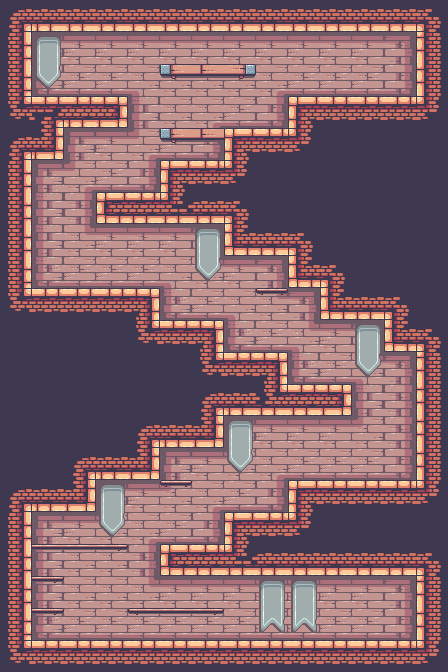

The image is a tile-based game level rendered from a .tmx file. Its description and source (layers, tilesets, objects; grid data summarised) follow:
An orthogonal 14x21 tile map with 32x32 px tiles, 4 tile layers (background, walls, floors, decorations), 3 tilesets and 57 objects (2x pig facing right, 2x patrol pig, spawn, 01_hall, 03_dungeon, ...).

<map version="1.5" tiledversion="1.5.0" orientation="orthogonal" renderorder="right-down" width="14" height="21" tilewidth="32" tileheight="32" infinite="0" nextlayerid="12" nextobjectid="58">
 <tileset firstgid="1" source="terrain.tsx" />
 <tileset firstgid="248" source="outdoor.tsx" />
 <tileset firstgid="428" source="decorations.tsx" />
 <layer id="1" name="background" width="14" height="21">
  <data>[294 cells, 174 non-empty, 16 distinct tile ids]</data>
 </layer>
 <layer id="2" name="walls" width="14" height="21">
  <data>[294 cells, 120 non-empty, 18 distinct tile ids]</data>
 </layer>
 <layer id="4" name="floors" width="14" height="21">
  <data>[294 cells, 72 non-empty, 18 distinct tile ids]</data>
 </layer>
 <layer id="5" name="decorations" width="14" height="21">
  <data>[294 cells, 14 non-empty, 3 distinct tile ids]</data>
 </layer>
 <objectgroup id="6" name="spawn">
  <object id="44" name="spawn" x="334.081" y="44.9798" width="78" height="58" />
 </objectgroup>
 <objectgroup id="7" name="boxes">
  <object id="3" x="33.547" y="78.7075" width="22" height="16" />
  <object id="4" x="32.7515" y="61.2069" width="22" height="16" />
  <object id="5" x="179.916" y="46.0928" width="22" height="16" />
  <object id="6" x="264.237" y="111.322" width="22" height="16" />
  <object id="7" x="200.598" y="142.346" width="22" height="16" />
  <object id="8" x="175.938" y="142.346" width="22" height="16" />
  <object id="9" x="128.982" y="622.021" width="22" height="16" />
  <object id="10" x="153.029" y="622.021" width="22" height="16" />
  <object id="11" x="177.075" y="622.021" width="22" height="16" />
  <object id="12" x="201.326" y="622.021" width="22" height="16" />
  <object id="13" x="161.62" y="302.238" width="22" height="16" />
  <object id="14" x="226.054" y="334.853" width="22" height="16" />
  <object id="15" x="392.309" y="462.13" width="22" height="16" />
  <object id="16" x="34.3425" y="526.564" width="22" height="16" />
  <object id="17" x="33.547" y="270.419" width="22" height="16" />
  <object id="18" x="59.0024" y="270.419" width="22" height="16" />
  <object id="19" x="84.4578" y="270.419" width="22" height="16" />
  <object id="20" x="34.3425" y="251.327" width="22" height="16" />
  <object id="21" x="109.913" y="270.419" width="22" height="16" />
  <object id="22" x="34.3425" y="233.031" width="22" height="16" />
  <object id="23" x="59.7979" y="252.123" width="22" height="16" />
  <object id="24" x="84.4578" y="252.123" width="22" height="16" />
  <object id="25" x="59.0024" y="233.826" width="22" height="16" />
  <object id="26" x="34.3425" y="214.735" width="22" height="16" />
  <object id="27" x="34.3425" y="196.439" width="22" height="16" />
  <object id="28" x="59.0024" y="214.735" width="22" height="16" />
  <object id="29" x="391.514" y="443.834" width="22" height="16" />
  <object id="30" x="391.514" y="425.538" width="22" height="16" />
  <object id="31" x="391.514" y="406.446" width="22" height="16" />
  <object id="32" x="392.309" y="388.945" width="22" height="16" />
  <object id="33" x="366.854" y="462.13" width="22" height="16" />
  <object id="34" x="342.989" y="462.13" width="22" height="16" />
  <object id="35" x="319.125" y="462.13" width="22" height="16" />
  <object id="36" x="366.854" y="444.629" width="22" height="16" />
  <object id="37" x="342.989" y="444.629" width="22" height="16" />
  <object id="38" x="366.854" y="427.128" width="22" height="16" />
  <object id="39" x="366.854" y="409.628" width="22" height="16" />
  <object id="40" x="367.649" y="390.536" width="22" height="16" />
  <object id="41" x="391.514" y="370.649" width="22" height="16" />
  <object id="42" x="34.3425" y="178.143" width="22" height="16" />
  <object id="43" x="59.0024" y="196.439" width="22" height="16" />
 </objectgroup>
 <objectgroup id="8" name="bombs">
  <object id="45" x="196.735" y="23.7063" width="52" height="56" />
  <object id="46" x="54.3436" y="53.1391" width="52" height="56" />
  <object id="47" x="280.26" y="341.103" width="52" height="56" />
  <object id="48" x="246.055" y="469.176" width="52" height="56" />
  <object id="49" x="246.055" y="599.635" width="52" height="56" />
  <object id="50" x="262.874" y="599.431" width="52" height="56" />
  <object id="51" x="150.597" y="567.816" width="52" height="56" />
 </objectgroup>
 <objectgroup id="9" name="doors">
  <object id="1" type="01_hall" x="350" y="40" width="46" height="56" />
  <object id="2" type="03_dungeon" x="350" y="584" width="46" height="56" />
 </objectgroup>
 <objectgroup id="11" name="invisible_doors" />
 <objectgroup id="10" name="enemies">
  <object id="52" type="pig facing right" x="237.054" y="34.2057">
   <point />
  </object>
  <object id="53" type="patrol pig facing right" x="108.981" y="66.8205">
   <point />
  </object>
  <object id="54" type="pig" x="262.509" y="260.918">
   <point />
  </object>
  <object id="55" type="pig facing right" x="165.46" y="451.834">
   <point />
  </object>
  <object id="56" type="patrol pig" x="332.511" y="610.93">
   <point />
  </object>
  <object id="57" type="patrol pig" x="99.4352" y="609.339">
   <point />
  </object>
 </objectgroup>
</map>
